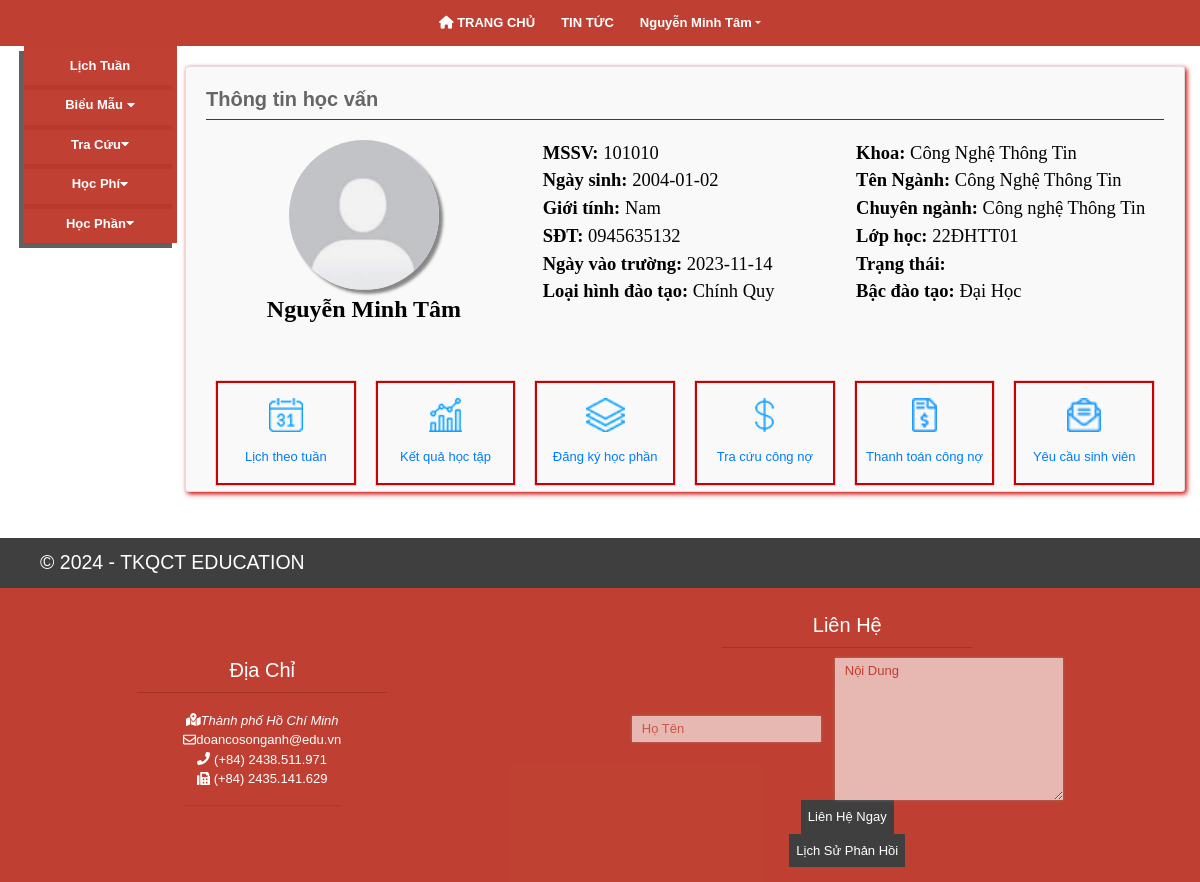
/doancosonganh/index.php (signed in), run on the app's committed database.
### tables this page shows
CREATE TABLE `sinhvien` (
  `MSSV` int(11) NOT NULL,
  `HoTen` varchar(255) DEFAULT NULL,
  `GioiTinh` varchar(10) DEFAULT NULL,
  `NgayVaoTruong` date DEFAULT NULL,
  `LoaiHinhDaoTao` varchar(50) DEFAULT NULL,
  `Khoa` varchar(50) DEFAULT NULL,
  `TenNganh` varchar(50) DEFAULT NULL,
  `ChuyenNganh` varchar(50) DEFAULT NULL,
  `LopHoc` varchar(20) DEFAULT NULL,
  `TrangThai` varchar(20) DEFAULT NULL,
  `BacDaoTao` varchar(20) DEFAULT NULL,
  `NgaySinh` date DEFAULT NULL,
  `SoCCCD` varchar(20) DEFAULT NULL,
  `DienThoai` varchar(20) DEFAULT NULL,
  `DiaChiLienHe` varchar(255) DEFAULT NULL,
  `NoiSinh` varchar(50) DEFAULT NULL,
  `DanToc` varchar(20) DEFAULT NULL,
  `Email` varchar(50) DEFAULT NULL,
  `TonGiao` varchar(20) DEFAULT NULL,
  `HinhAnh` varchar(100) NOT NULL
);

### doancosonganh/sub-content/trangchu.php (the view, shortened to what this page needs)
<!DOCTYPE html>
<html>
<head>
</head>
<body>
<div class="container">
<div class="tieude">
        <h5 style="font-weight:bold;">Thông tin học vấn </h5>
</div>
    <div class="main">
    <div class="student-image">
      <img src="Image/<?php echo $row['HinhAnh']; ?>" alt="Hình ảnh sinh viên">
      <h4 style="font-weight:bold;margin-top:5px;"><?php echo $row['HoTen']; ?></h4>
    </div>
    <div class="student-info">
      <div class="thongtinhocvan">
        <p><strong>MSSV:</strong> <?php echo $row['MSSV']; ?></p>
        <p><strong>Ngày sinh:</strong> <?php echo $row['NgaySinh']; ?></p>
        <p><strong>Giới tính:</strong> <?php echo $row['GioiTinh']; ?></p>
        <p><strong>SĐT:</strong> <?php echo $row['DienThoai']; ?></p>
        <p><strong>Ngày vào trường:</strong> <?php echo $row['NgayVaoTruong']; ?></p>
        <p><strong>Loại hình đào tạo:</strong> <?php echo $row['LoaiHinhDaoTao']; ?></p>
      </div>
      </div>
    <div class="student-info">
      <div class="thongtinhocvan">
        <p><strong>Khoa:</strong> <?php echo $row['Khoa']; ?></p>
        <p><strong>Tên Ngành:</strong> <?php echo $row['TenNganh']; ?></p>
        <p><strong>Chuyên ngành:</strong> <?php echo $row['ChuyenNganh']; ?></p>
        <p><strong>Lớp học:</strong> <?php echo $row['LopHoc']; ?></p>
        <p><strong>Trạng thái:</strong> <?php echo $row['TrangThai']; ?></p>
        <p><strong>Bậc đào tạo:</strong> <?php echo $row['BacDaoTao']; ?></p>
        </div>
        </div>
    </div>
    <div class="tab">
    <a class="box-df auto-height" href="index.php?pid=4">
    <div>
                        <div class="icon">
                                <img alt="">
                        </div>
                        <span>Lịch theo tuần</span>
                    </div>
    </a>
    <a class="box-df auto-height" href="index.php?pid=7">
    <div>
                        <div class="icon">
                        <img alt="">
                        </div>
                        <span>Kết quả học tập</span>
                    </div>
    </a>
   <a class="box-df auto-height" href="index.php?pid=11">
    <div>
                        <div class="icon">
                        <img style="width:29%;" alt="">
                        </div>
                        <span>Đăng ký học phần</span>
                    </div>
    </a>
    <a class="box-df auto-height" href="index.php?pid=9">
    <div>
                        <div class="icon">
                                <img style="width:14%" alt="">
                        </div>
                        <span>Tra cứu công nợ</span>
                    </div>
    </a>
    <a class="box-df auto-height" href="index.php?pid=10">
    <div>
                        <div class="icon">
                                <img style="width:18.5%" alt="">
                        </div>
                        <span>Thanh toán công nợ </span>
                    </div>
    </a>
        <a class="box-df auto-height" href="index.php?pid=6">
    <div>
                        <div class="icon">
                                <img alt="">
                        </div>
                        <span>Yêu cầu sinh viên </span>
                    </div>
    </a>
</div>
</body>
</html>

### doancosonganh/index.php (shortened to what this page needs)
<!DOCTYPE html>
<html lang="en">
<head>
  <link rel="stylesheet" href="https://cdnjs.cloudflare.com/ajax/libs/font-awesome/6.4.2/css/all.min.css" />
  <link rel="stylesheet" href="lib/resetcss.css">
  <link rel="stylesheet" href="lib/font awesome/all.min.css">
  <link rel="stylesheet" href="lib/boostrap/bootstrap.min.css">
  <link rel="stylesheet" href="css/style.css">
</head>
<body>
  <header id="header">
        <?php include("sub-content/menu_top.php");?>
  </header>
  <main id="main">
      <div id="left-side">
         <?php include("sub-content/menu_left.php");?>
      <div id="right-side">
            <?php
              if (isset($_GET['pid']))
                {
                    $id=$_GET['pid'];
                    switch ($id)
                    {
                      case 1:
                        include("sub-content/tin_tuc.php");
                        break;
                      case 2:
                        include("sub-content/thongtinsinhvien.php");
                        break;
                      case 3:
                        include("sub-content/doimatkhau.php");
                        break;
                      case 4:
                        include("sub-content/lichtuan.php");
                        break;
                      case 5:
                        include("sub-content/lichthi.php");
                        break;
                      case 6:
                        include("sub-content/dexuatbieumau.php");
                        break;
                      case 7:
                        include("sub-content/ketquahoctap.php");
                        break;
                      case 8:
                        include("sub-content/tracuuthongtincanbo.php");
                        break;
                      case 9:
                        include("sub-content/tracuucongno.php");
                        break;
                      case 10:
                        include("sub-content/thanhtoancongno.php");
                        break;
                      case 11:
                        include("sub-content/dangkihocphan.php");
                        break;
                      case 13:
                        include("sub-content/lichsuphanhoi.php");
                        break;
                      case 14:
                        include("sub-content/chitiettintuc.php");
                        break;
                      case 15:
                        include("sub-content/kqtracuucanbo.php");
                        break;
                      case 16:
                        include("sub-content/hocphandadangki.php");
                        break;
                      case 17:
                        include("sub-content/lichsuthanhtoan.php");
                        break;
                    }
                }
              else
                    include("sub-content/trangchu.php");
            ?>
      </div>
  </main>
  <footer id="footer">
          <?php include("sub-content/footer.php"); ?>
  </footer>
</body>
</html>

### doancosonganh/sub-content/menu_top.php (shortened to what this page needs)
<nav class="header-nav">
      <ul class="header-nav-list" id="nav-full">
        <li class="nav-content"><a href="index.php"> <i class="fa-solid fa-house"></i> TRANG CHỦ</a></li>
        <li class="nav-content"><a href="index.php?pid=1">TIN TỨC</a></li>
        <?php
              include("config.php");
              $ma_sv = $_SESSION['ma_sv'];
              $sql = "SELECT * FROM sinhvien WHERE MSSV='$ma_sv'";
              $result = mysqli_query($mysqli, $sql);
              if (mysqli_num_rows($result) > 0) {
                  $row = mysqli_fetch_assoc($result);
              }
?>
        <li class="nav-content dropdown">
            <a href="" class="dropdown-toggle"><?php echo $row["HoTen"]; ?></a>
          </li>
      </ul>
    </nav>

### doancosonganh/sub-content/menu_left.php (shortened to what this page needs)
<div id="left-side">
      <nav id="main-menu">
        <ul id="menu-nav">
          <li class="menu-item"><a href="index.php?pid=4" >Lịch Tuần</a></li>
          <li class="menu-item"><a>Biểu Mẫu <i class="fa fa-caret-down right"></i></a>
          </li>
          <li class="menu-item"><a>Tra Cứu<i class="fa fa-caret-down right"></i></a>
          </li>
          <li class="menu-item"><a>Học Phí<i class="fa fa-caret-down right"></i></a>
          </li>
          <li class="menu-item"><a>Học Phần<i class="fa fa-caret-down right"></i></a>
          </li>
        </ul>
      </nav>
    </div>
  </div>

### doancosonganh/sub-content/footer.php
<p id="uni-name">© 2024 - TKQCT EDUCATION</p>
    <div id="footer-content">
      <div id="address">
        <h3 class="footer-content-header">Địa Chỉ</h3>
        <div>
          <div>
            <ul>
              <li><address><i class="fas fa-map-marked-alt"></i>Thành phố Hồ Chí Minh</address></li>
              <li>
            <a href="mailto:hocvienhangkhong@vaa.edu.vn"><i class="far fa-envelope"></i>doancosonganh@edu.vn</a>
              </li>
              <li>
            <a href="tel:+842438511971"><i class="fas fa-phone"></i> (+84) 2438.511.971</a>
              </li>
              <li>
            <a href="tel:+842435141629"><i class="fas fa-fax"></i> (+84) 2435.141.629</a>
              </li>
            </ul>
            <hr width="100%">
          </div>
        </div>
      </div>
      <?php include("sub-content/form_contact.php"); ?>
    </div>

### doancosonganh/sub-content/form_contact.php (shortened to what this page needs)
<!DOCTYPE html>
<html lang="en">
<head>
</head>
<body>
<form id="contact" method="post" action="">
    <h3 class="footer-content-header">Liên Hệ</h3>
    <div>
        <div>
            <input type="text" name="name" id="contact-name" placeholder="Họ Tên">
        </div>
        <textarea name="content" id="contact-content" cols="25" rows="7" placeholder="Nội Dung"></textarea>
    </div>
    <button type="submit">Liên Hệ Ngay</button>
    <button><a href="index.php?pid=13">Lịch Sử Phản Hồi</a></button>
</form>
</body>
</html>

### doancosonganh/css/style.css (style rules this page uses)
html { scroll-behavior: smooth; overflow-x: hidden; }
p, ul { margin-bottom: 0; }
body { font: 13px/1.5 Arial, Helvetica, sans-serif; color: #fff; }
input:not([type="checkbox"]), textarea { -webkit-box-shadow: 0px 0px 3px 0px #94929298; box-shadow: 0px 0px 3px 0px #94929298; border: 0; border-radius: 5px; background-color: #ffffff9f; }
input, input::placeholder { color: #bd3829c0; }
address { font-style: italic; margin-bottom: 0; }
.header-nav-list, #search-form, #news-section>div>div, #latest-news, .nav-tab, .news-item, #footer-content, #contact>div, #address>div, .footer-menu { display: -webkit-box; display: -ms-flexbox; display: flex; }
#social, #footer, #address, .footer-menu>div, #contact>div>div { display: -webkit-box; display: -ms-flexbox; display: flex; -webkit-box-orient: vertical; -webkit-box-direction: normal; -ms-flex-direction: column; flex-direction: column; }
.btn-close, .btn-login, .btn-signup, #collaspe-btn, .nav-content a, .dropdown-menu a, a:not([href]), .caption-container a, #search-btn, .menu-item a, .sub-menu a, .menu-item a:hover, .nav-link, .nav-tabs .nav-link.active, #footer a, #contact button { color: #fff; }
.sticky, .btn-login, .header-nav, .modal-header, .dropdown-menu, .menu-item a { background-color: #bd3829f3; }
#search-btn, .nav-link, .nav-tabs .nav-link.active, #uni-name, #contact button { background-color: #3f3f3f; }
.header-nav { z-index: 100; }
.header-nav-list { -webkit-box-pack: center; -ms-flex-pack: center; justify-content: center; }
.nav-content { padding: 1em; font-weight: bold; font-size: 1em; text-align: center; display: block; }
#main { background-color: #ffffff; padding: 0 15px; padding-bottom: 2em; display: -ms-grid; display: grid; -ms-grid-columns: 1fr 3fr; grid-template-columns: 1fr 3fr; grid-template-areas: "lside rside"; }
.menu-item a { display: block; width: 90%; padding: 10px 0; margin: auto; text-align: center; font-weight: bold; -webkit-box-shadow: -5px 5px #3f3f3fd3; box-shadow: -5px 5px #3f3f3fd3; }
#right-side { grid-area: rside; }
#left-side { grid-area: lside; }
#footer { background-size: 20%; background-position: 50% 100%; background-attachment: fixed; background-repeat: no-repeat; background-color: #bd3829f3; -ms-flex-wrap: nowrap; flex-wrap: nowrap; }
#footer-content { padding: 15px; -ms-flex-wrap: wrap; flex-wrap: wrap; -ms-flex-pack: distribute; justify-content: space-around; -webkit-box-align: stretch; -ms-flex-align: stretch; align-items: stretch; -ms-flex-line-pack: end; }
#uni-name { display: block; padding: 10px 10px 10px 40px; margin-bottom: 10px; text-align: left; font-size: 1.5em; }
.footer-content-header { text-align: center; font-size: 20px; }
.footer-content-header::after { margin: 10px auto; display: block; height: 1px; width: 250px; content: ""; background-color: #771f155b; }
#contact>div { -ms-flex-wrap: wrap; flex-wrap: wrap; -webkit-box-pack: space-evenly; -ms-flex-pack: space-evenly; justify-content: space-evenly; -webkit-box-align: center; -ms-flex-align: center; align-items: center; }
#contact>div>div { -ms-flex-wrap: wrap; flex-wrap: wrap; }
#contact input { margin: 14px; margin-left: 0; }
#contact input, #contact textarea { padding: 3px 3px 3px 10px; border-radius: 0; }
#contact textarea, #contact input, #contact textarea::placeholder { color: #bd3829f3; }
#contact button { display: block; border: none; padding: 7px; margin: auto; }
#address>div { padding: 0 15px; -webkit-box-pack: center; -ms-flex-pack: center; justify-content: center; }
#address ul { text-align: center; }
#address { -webkit-box-pack: center; -ms-flex-pack: center; justify-content: center; }
#address>div>div:first-child { margin-right: 30px; }
#address>div>div:last-child { margin-left: 30px; }

### data on the page
sinhvien: HoTen "Nguyễn Minh Tâm", HinhAnh (picture), MSSV "101010", NgaySinh "2004-01-02", GioiTinh "Nam", DienThoai "0945635132", NgayVaoTruong "2023-11-14", LoaiHinhDaoTao "Chính Quy", Khoa "Công Nghệ Thông Tin", TenNganh "Công Nghệ Thông Tin", ChuyenNganh "Công nghệ Thông Tin", LopHoc "22ĐHTT01", BacDaoTao "Đại Học"
